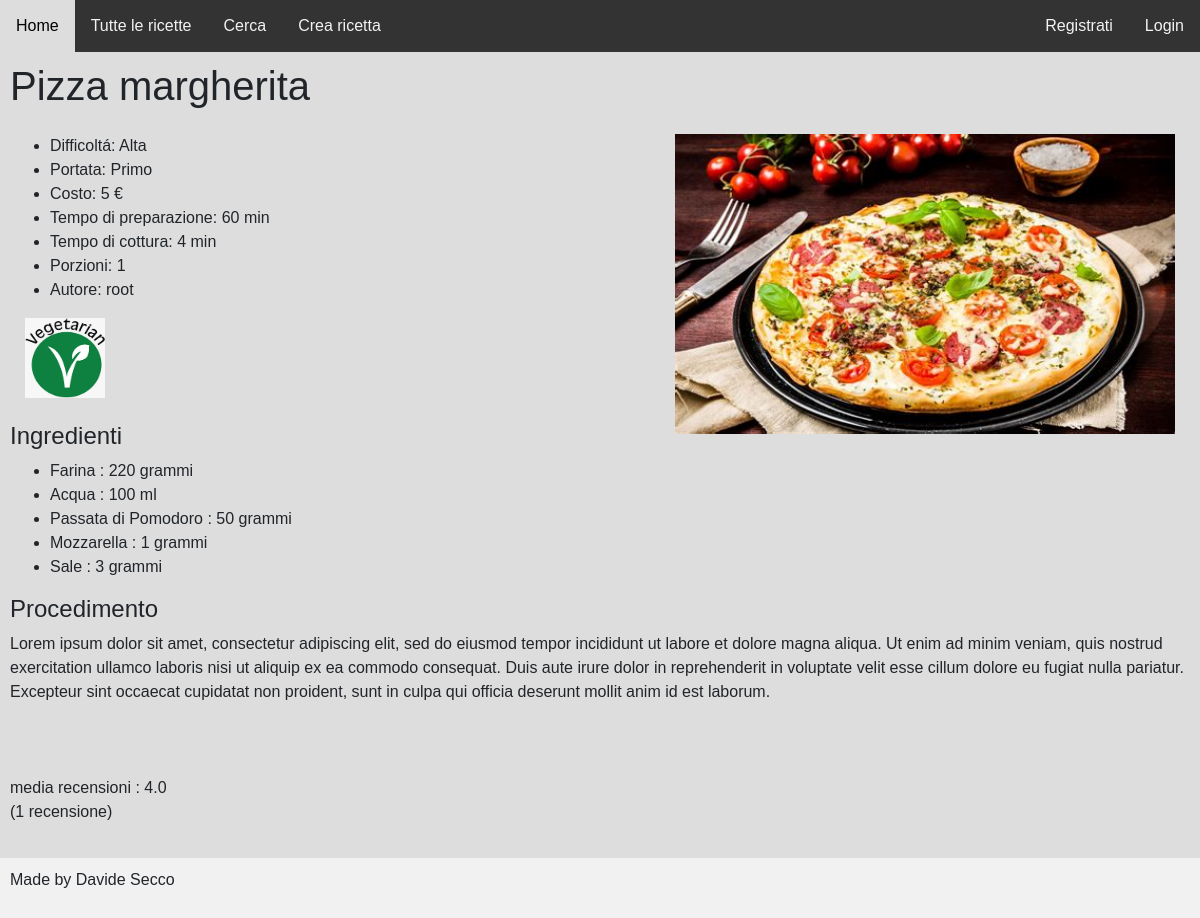
The app's page /ricetta/8/ with its own data.
### gestione/models.py (models this page shows, shortened)
class Ricetta(models.Model):
    nome = models.CharField(max_length=50)
    difficoltá = models.CharField(max_length=50, choices=DIFFICOLTA_CHOICES, default="Bassa")
    portata = models.CharField(max_length=50, choices = PORTATA_CHOICES, default="Primo")
    costo = models.IntegerField(default=0)
    tempo_preparazione = models.IntegerField(default=0)
    tempo_cottura = models.IntegerField(default=0)
    porzioni = models.IntegerField(default=1)
    vegetariano = models.BooleanField(default = False)
    vegano = models.BooleanField(default = False)
    gluten_free = models.BooleanField(default = False)
    immagine = models.ImageField(null=True, blank=True)
    procedimento = models.TextField(null=True, blank=True)
    utente = models.ForeignKey(User, on_delete=models.CASCADE, blank=True, null=True, default=None)
    class Meta:
        verbose_name_plural = "Ricette"

class Ingredient(models.Model):
    nome = models.CharField(max_length=50, default=None, null=True)
    quantitá = models.IntegerField(default=None, null=True)
    unita_di_misura = models.CharField(default="grammi", choices=UNITA_DI_MISURA_CHOICES, max_length=50)
    ricetta = models.ForeignKey(Ricetta, on_delete=models.CASCADE, related_name="ingredients")
    class Meta:
        verbose_name_plural = "Ingredienti"

### gestione/views.py (the view, shortened to what this page needs)
# urls.py: path("ricetta/<ricetta_id>/", views.ricetta_detail_view, name="ricetta"),
def ricetta_detail_view(request, ricetta_id):
    ricetta = Ricetta.objects.get(pk=ricetta_id)
    ingredienti = Ingredient.objects.filter(ricetta = ricetta_id).values
    recensioni_della_ricetta = Recensione.objects.filter(ricetta = ricetta)
    numero_recensioni = recensioni_della_ricetta.exclude(punteggio=0).count()
    somma_punteggi = 0
    for recensione in recensioni_della_ricetta:
        if recensione.punteggio != "-":
            somma_punteggi = somma_punteggi + recensione.punteggio
    if numero_recensioni != 0:
        media_recensioni = somma_punteggi / numero_recensioni
    else:
        media_recensioni = 0
    try:
        recensione = Recensione.objects.get(utente = request.user.id, ricetta__id = ricetta_id)
        form = RecensioneForm(request.POST or None, instance=recensione)
    except Recensione.DoesNotExist:
        form = RecensioneForm(request.POST or None, request.FILES  or None)
    if request.method == 'GET':
        if 'Aggiungi ai preferiti' in request.GET:
            try:
                ricetta_preferita = RicettePreferite.objects.get(utente = request.user, ricetta = ricetta)
                print("Questa ricetta era giá nei preferiti")
            except RicettePreferite.DoesNotExist:
                ricetta_preferita = RicettePreferite(utente = request.user, ricetta = ricetta)
                ricetta_preferita.save()
                print("Dovrei aver salvato la ricetta preferita")
            messages.success(request, "Ricetta aggiunta ai preferiti")
            print(RicettePreferite.objects.all().count())
    context = {
        'ricetta' : ricetta,
        'ingredienti' : ingredienti,
        "form" : form,
        "media_recensioni" : media_recensioni,
        "numero_recensioni" : numero_recensioni
    }
    return render(request, "gestione/ricetta_details.html", context)

### gestione/templates/gestione/ricetta_details.html (shortened to what this page needs)
{% extends "base.html" %}
{% block head %}
<head>
    {% load static %}
    <link rel="stylesheet" href="https://cdn.jsdelivr.net/npm/bootstrap@4.6.2/dist/css/bootstrap.min.css"
>
    <link rel="stylesheet" type="text/css" href='{% static "/css/style.css" %}'>
    <link rel="stylesheet" href="https://cdnjs.cloudflare.com/ajax/libs/font-awesome/4.7.0/css/font-awesome.min.css">
</head>
{% endblock %}
{% load crispy_forms_tags %}
{% block content %}
    <div class = myclass2>
        <h1> {{ricetta.nome}} </h1>
    </div>
    <br> <br> <br>
<div>
    {% if ricetta.immagine %}
        {% load static %}<img src="{% static ricetta.immagine.url %}" width="500" height="300" align=right Hspace="15" Vspace="0" Border="0">
    {% endif %}
    <ul>
        <li> Difficoltá: {{ ricetta.get_difficoltá_display }} </li>
        <li> Portata: {{ ricetta.get_portata_display }} </li>
        <li> Costo: {{ ricetta.costo }} € </li>
        <li> Tempo di preparazione: {{ ricetta.tempo_preparazione }} min </li>
        <li> Tempo di cottura: {{ ricetta.tempo_cottura }} min </li>
        <li> Porzioni: {{ ricetta.porzioni }} </li>
        <li> Autore: {{ ricetta.utente }} </li>
    </ul>
</div>
    {% if ricetta.vegetariano %}
        <img src={% static "static/img/vetarian_simbol.png" %} width="80" height="80" Hspace="15" Vspace="0" Border="0">
    {% endif %}
    <br> <br>
    <h4> Ingredienti </h4>
    <ul>
        {% if ingredienti %}
            {% for ingrediente in ingredienti %}
                {% if ingrediente.nome %}
                    <li>{{ ingrediente.nome }} : {{ ingrediente.quantitá }} {{ ingrediente.unita_di_misura }} </li>
                {% endif %}
            {% endfor %}
        {% else %}
            Non é stato inserito nessun ingrediente in questa ricetta
        {% endif %}
    </ul>
    <h4> Procedimento </h4>
    {{ ricetta.procedimento }}
    <br> <br>
    <br> <br>
    media recensioni : {{ media_recensioni }} <br> ({{ numero_recensioni }}
    {% if numero_recensioni == 1 %}
        recensione)
    {% else %}
        recensioni)
    {% endif %}
    <br> <br>
{% endblock %}

### static/css/style.css (style rules this page uses)
* { box-sizing: border-box; font-family: Arial, Helvetica, sans-serif; }
body { font-family: Arial, Helvetica, sans-serif; }
.myclass2 { float: left; }

### records on screen
Ricetta: nome "Pizza margherita", immagine (picture), difficoltá "Alta", portata "Primo", costo "5", tempo_preparazione "60", tempo_cottura "4", porzioni "1", utente "root", procedimento "Lorem ipsum dolor sit amet, consectetur adipiscing elit, sed do eiusmod tempor incididunt ut labore et dolore magna aliqua. Ut enim ad minim veniam, quis nostrud exercitation ullamco laboris nisi ut aliquip ex ea commodo consequat. Duis aute irure dolor in reprehenderit in voluptate velit esse cillum dolore eu fugiat nulla pariatur. Excepteur sint occaecat cupidatat non proident, sunt in culpa qui officia deserunt mollit anim id est laborum."
Ingredient: nome "Farina", quantitá "220", unita_di_misura "grammi"
Ingredient: nome "Acqua", quantitá "100", unita_di_misura "ml"
Ingredient: nome "Passata di Pomodoro", quantitá "50", unita_di_misura "grammi"
Ingredient: nome "Mozzarella", quantitá "1", unita_di_misura "grammi"
Ingredient: nome "Sale", quantitá "3", unita_di_misura "grammi"

### other values on screen
{{ media_recensioni }} "4.0"
{{ numero_recensioni }} "1"
